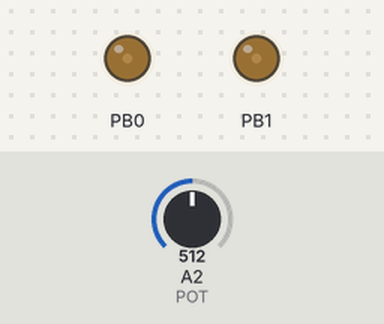
Simulated run of this sketch. Board: ATtiny85, built with avr-gcc and run on an emulated ATtiny85. Parts: output pins drawn as LEDs (lit = HIGH). Inputs (shaded band) come from the test bench; at power-on: A2 (POT) = 512.

Above: at 1.2 s.
1.3 s: A2 (POT) set to 1023
Timing chart, 0 to 4.3 s (numbered marks = the images above; inputs shaded):
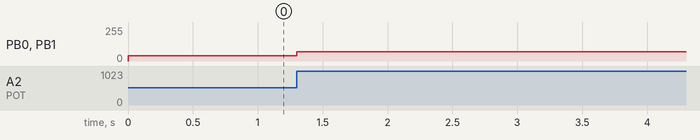

Measured:
- after the input at 1.3 s, PB0, PB1: 39/255 → 70/255 at once

The sketch:

Tiny85-Standalone-22H.ino
```cpp
/*
 * ATtiny85v 8Mhz @ 3.3v
 *                   +---U---+
 *             Reset | 1   8 | Vcc
 *       NC // (PB3) | 2   7 | MOTOR_START (PB2)
 *      POT (PB4/A2) | 3   6 | MOTOR_PWM   (PB1)
 *               GND | 4   5 | LED_SPEED   (PB0)
 *                   +-------+
 */

const byte MOTOR_PWM = 1;
const byte MOTOR_START = 2;
const byte POT = A2;
const byte LED_SPEED = 0;

// convert max % to max pwm
const byte MIN_PWM = 10;
const byte MAX_PWM = 70;

const byte SAMPLE_COUNT = 10;

// pwm info from http://matt16060936.blogspot.co.uk/2012/04/attiny-pwm.html

void setup()
{
  pinMode(MOTOR_START, OUTPUT);
  pinMode(POT, INPUT);

  // set PB0, PB1 to output mode
  DDRB = 1<<DDB1 | 1<<DDB0;
  // clear OCOA and OCOB on compare-match, set at bottom
  // enable fast-pwm
  //TCCR0A = 2<<COM0A0 | 2<<COM0B0 | 3<<WGM00;
  // enable fast-pwm
  // do not use a prescaler
  //TCCR0B = 0<<WGM02 | 1<<CS00;

  // phase-correct pwm, no prescaler
  TCCR0A = 2<<COM0A0 | 2<<COM0B0 | 1<<WGM00;
  TCCR0B = 0<<WGM02 | 1<<CS00;

  digitalWrite(MOTOR_START, LOW);

  // PB1 (Motor)
  OCR0B = 0;
  // PB0 (LED)
  OCR0A = 0;
}

void loop()
{
  int in = 0;
  byte out;

  for ( byte i = 0 ; i < SAMPLE_COUNT ; i ++ )
  {
    in += analogRead(POT);
  }
  in = in / SAMPLE_COUNT;
  // convert to a pwm value
  out = map(in, 0, 1023, MIN_PWM - 1, MAX_PWM);

  // reverse out -- pot hooked up backwards
  //out = ( 255 - out );

  // turn on/off motor if above/below min
  if ( out <= MIN_PWM )
  {
    digitalWrite(MOTOR_START, LOW);

  }
  else
  {
    digitalWrite(MOTOR_START, HIGH);
    // PB1 (Motor)
    OCR0B = out;
  }
  // PB0 (LED)
  OCR0A = out;
}
```
